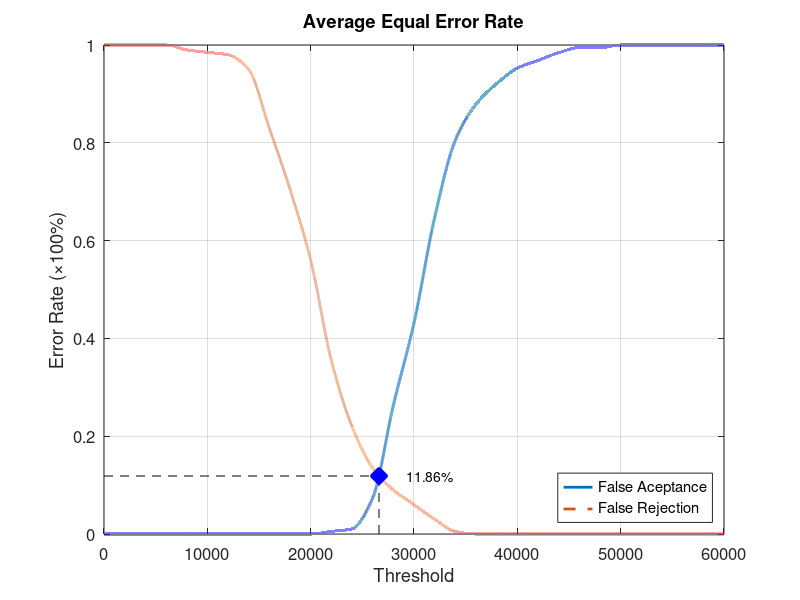
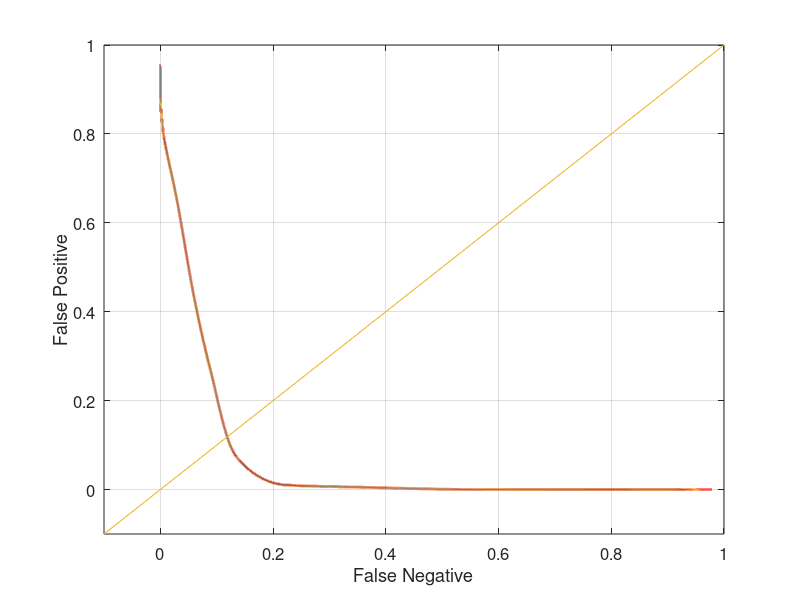

These figures' MATLAB source, in order:
function yEER = Database2_2
close all;
clear;
clc;
x = 0:2000:60000;
xq = 0:0.5:60000;

y0 = [0 0 0 0 0 0 0 0 0 0 0 0.00526316 0.0105263 0.0736842 0.263158 0.431579 0.647368 0.805263 0.878947 0.921053 0.952632 0.968421 0.984211 0.994737 0.994737 1 1 1 1 1 1];
yy0 = interp1(x, y0, xq, 'pchip');
y1 = [1 1 1 1 0.99 0.985 0.98 0.95 0.83 0.705 0.56 0.355 0.22 0.135 0.09 0.06 0.03 0.005 0 0 0 0 0 0 0 0 0 0 0 0 0];
yy1 = interp1(x, y1, xq, 'pchip');

% Calculating EER: 
y2 = abs(y0 - y1);
find(y2 == min(y2))
yy2 = abs(yy0 - yy1);
xEER = find(yy2 == min(yy2));
xEERIndex = xq(xEER) % X-axis EER
yEER = yy0(xEER) % Y-axis EER

main = figure
plot(xq, yy0,'-','LineWidth', 2);	hold on
plot(xq, yy1,'--','LineWidth', 2);	hold on
plot([xEERIndex xEERIndex], [0 yEER], 'k--');	hold on
plot([0 xEERIndex], [yEER yEER], 'k--');	hold on
plot(xEERIndex, yEER, 'bx', 'LineWidth', 10);	hold on
text(xEERIndex + 10 * xEERIndex / 100, yEER, [num2str(round((10000 * yEER)) / 100) '%'])
legend('False Aceptance', 'False Rejection', 'Location', 'SouthEast')
xlabel('Threshold')
ylabel('Error Rate (\times100%)')
title('Average Equal Error Rate')
set(gca, 'FontSize', 12)
axis([0 60000 0 1])
grid on

print(main, 'Database2_2Main', '-dpng');
FNRxFPR = figure('Color', [1 1 1]);
plot(yy1, yy0, '-', yy1, yy0, 'LineWidth', 2);
hold on
y = -0.1:0.1:1
plot(y, y); 
set(gca, 'FontSize', 12)
xlabel('False Negative')
ylabel('False Positive')
axis([-0.1 1 -0.1 1])
set(gca, 'FontSize', 12)
grid on

print(FNRxFPR, 'Database2_2FNRxFPR','-dpng');
end
